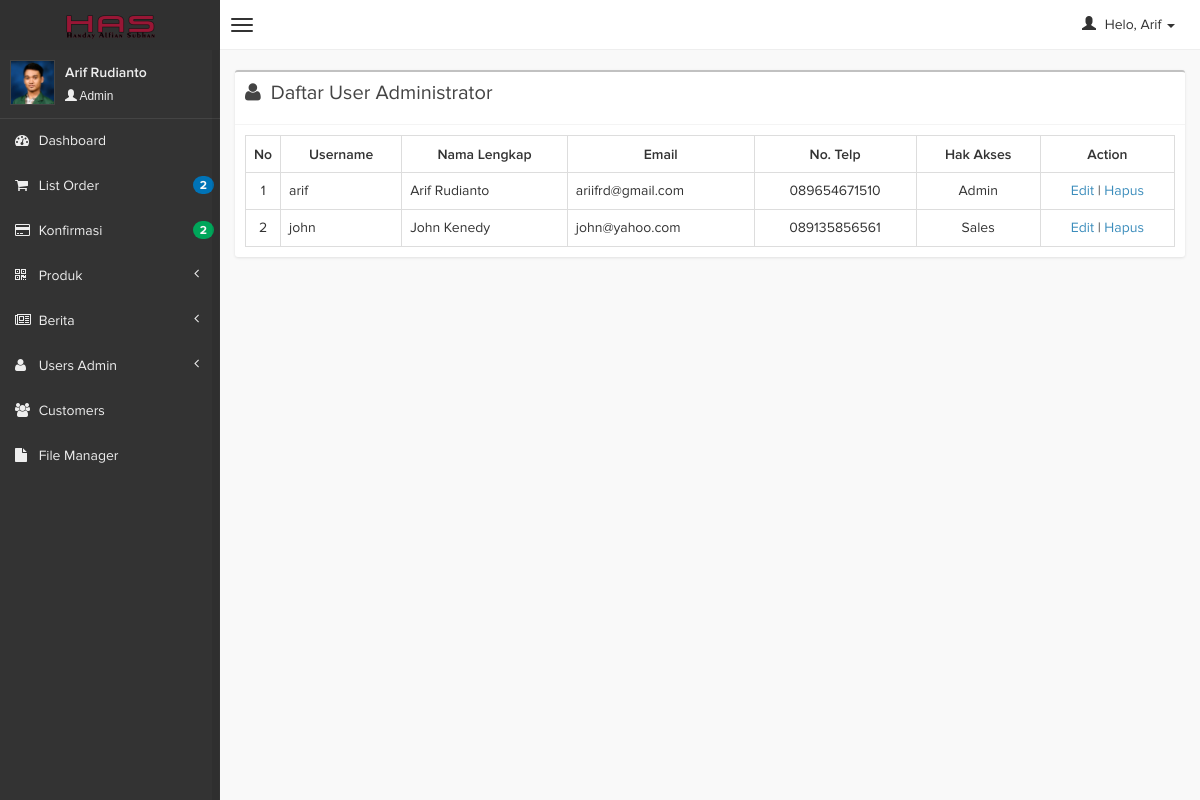
Page /admin/index.php?page=users&act=listuser (signed in) on the committed database.
### tables this page shows
CREATE TABLE IF NOT EXISTS `users` (
`user_id` int(3) NOT NULL,
  `username` varchar(50) NOT NULL,
  `password` varchar(50) NOT NULL,
  `fullname` varchar(100) NOT NULL,
  `email` varchar(100) NOT NULL,
  `no_telp` varchar(15) NOT NULL,
  `level` varchar(20) NOT NULL,
  `avatar` varchar(100) NOT NULL
);

### admin/page/users/index.php (the view, shortened to what this page needs)
<?php
$proses = "page/users/proses.php";
switch ($_GET['act']) {
        ?>
        <?php
    case 'listuser':
        ?>
        <div class="row">
            <section class="col-md-12">
                <div class="box">
                    <div class="box-header">
                        <i class="fa fa-user"></i>
                        <h3 class="box-title">Daftar User Administrator</h3>
                    </div>
                    <div class="box-body table-responsive">
                       <table class="table table-bordered">
                            <tr>
                                <th  style="width: 10px; text-align:center">No</th>
                                <th style="text-align:center">Username</th>
                                <th style="text-align:center">Nama Lengkap</th>
                                <th style="text-align:center">Email</th>
                                <th style="text-align:center">No. Telp</th>
                                 <th style="text-align:center">Hak Akses</th>
                                <th style="text-align:center">Action</th>
                            </tr>
                            <?php
                            $query_user = mysql_query("select * from users order by level");
                            $no = 1;
                            while ($user = mysql_fetch_array($query_user)) {
                                echo "<tr>
                                    <td align='center'>$no</td>
                                    <td>".$user['username']."</td>
                                    <td>".$user['fullname']."</td>
                                    <td>".$user['email']."</td>
                                    <td align='center'>".$user['no_telp']."</td>
                                    <td align='center'>".$user['level']."</td>
                                    <td align='center'>
                                        <a href='?page=users&act=edituser&id=$user[user_id]'>Edit</a> |
                                        <a href='$proses?page=users&act=hapususer&id=$user[user_id]&filename=$user[avatar]' onclick='return confirm(\"Apakah anda yakin akan menghapusnya?\");'>Hapus</a>
                                    </td></tr>";
                                $no++;
                            }
                            ?>
                        </table>
                    </div>
            </section>
        </div>
        <?php
        break;
        ?>
        <?php
}
?>

### rows in the picture
users: username "arif", fullname "Arif Rudianto", email "ariifrd@gmail.com", no_telp "089654671510", level "Admin"
users: username "john", fullname "John Kenedy", email "john@yahoo.com", no_telp "089135856561", level "Sales"

### other values in the picture
$user[0] "Arif"
$_SESSION['fullname'] "Arif Rudianto"
$_SESSION['level'] "Admin"
$notif['order'] "2"
$notifp['pembayaran'] "2"
